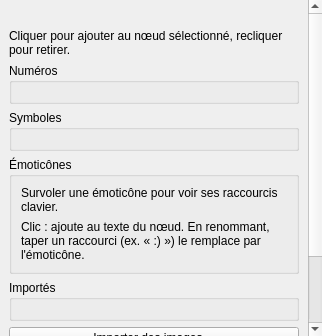
<?xml version="1.0" encoding="UTF-8"?>
<ui version="4.0">
 <class>IconPanel</class>
 <widget class="QDockWidget" name="IconPanel">
  <property name="features">
   <set>QDockWidget::DockWidgetClosable</set>
  </property>
  <property name="allowedAreas">
   <set>Qt::LeftDockWidgetArea</set>
  </property>
  <property name="windowTitle"><string>Pictogrammes</string></property>
  <widget class="QScrollArea" name="scrollArea">
   <property name="frameShape"><enum>QFrame::NoFrame</enum></property>
   <property name="widgetResizable"><bool>true</bool></property>
   <widget class="QWidget" name="scrollContents">
    <layout class="QVBoxLayout" name="verticalLayout">
     <item>
      <widget class="QLabel" name="title">
       <property name="styleSheet"><string notr="true">font-weight:600;</string></property>
      </widget>
     </item>
     <item>
      <widget class="QLabel" name="hint">
       <property name="text"><string>Cliquer pour ajouter au nœud sélectionné, recliquer pour retirer.</string></property>
       <property name="wordWrap"><bool>true</bool></property>
      </widget>
     </item>
     <item>
      <widget class="QGroupBox" name="groupNumbers">
       <property name="title"><string>Numéros</string></property>
       <layout class="QGridLayout" name="gridNumbers">
        <property name="spacing"><number>4</number></property>
       </layout>
      </widget>
     </item>
     <item>
      <widget class="QGroupBox" name="groupSymbols">
       <property name="title"><string>Symboles</string></property>
       <layout class="QGridLayout" name="gridSymbols">
        <property name="spacing"><number>4</number></property>
       </layout>
      </widget>
     </item>
     <item>
      <widget class="QGroupBox" name="groupEmoji">
       <property name="title"><string>Émoticônes</string></property>
       <layout class="QVBoxLayout" name="emojiLayout">
        <item>
         <widget class="QLabel" name="shortcut_label">
          <property name="text"><string>Survoler une émoticône pour voir ses raccourcis clavier.</string></property>
          <property name="wordWrap"><bool>true</bool></property>
         </widget>
        </item>
        <item>
         <widget class="QLabel" name="emojiTip">
          <property name="text"><string>Clic : ajoute au texte du nœud. En renommant, taper un raccourci (ex. « :) ») le remplace par l'émoticône.</string></property>
          <property name="wordWrap"><bool>true</bool></property>
         </widget>
        </item>
       </layout>
      </widget>
     </item>
     <item>
      <widget class="QGroupBox" name="imported_box">
       <property name="title"><string>Importés</string></property>
       <layout class="QGridLayout" name="imported_layout"/>
      </widget>
     </item>
     <item>
      <widget class="QPushButton" name="importButton">
       <property name="focusPolicy"><enum>Qt::NoFocus</enum></property>
       <property name="text"><string>Importer des images…</string></property>
      </widget>
     </item>
     <item>
      <widget class="QPushButton" name="clearButton">
       <property name="focusPolicy"><enum>Qt::NoFocus</enum></property>
       <property name="text"><string>Retirer les pictogrammes du nœud</string></property>
      </widget>
     </item>
     <item>
      <spacer name="verticalSpacer">
       <property name="orientation"><enum>Qt::Vertical</enum></property>
       <property name="sizeHint" stdset="0"><size><width>20</width><height>40</height></size></property>
      </spacer>
     </item>
    </layout>
   </widget>
  </widget>
 </widget>
 <resources/>
 <connections/>
</ui>
